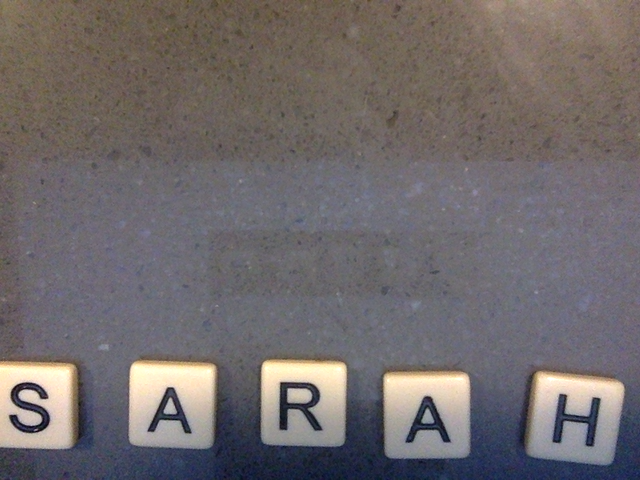
#> input picture flask/src/images/test_image_i.png, 640 x 480 px
$ python tester.py
#> lines starting #> are read from the running program, lines starting #| are printed output that depends on the picture; after the words box and inside, x2 and y2 are one past the last pixel; in counts of white or black regions, pixels touching at a corner belong together
#> in get_letters_from_image, img is the input picture: shape (480, 640, 3); mean B, G, R 107.6, 106.4, 112.5
### flask/src/recognize_text.py
import numpy as np
import cv2 as cv
import pytesseract
import math
import os
try:
    from src.utilities import get_file_path
    from src.transform import four_point_transform
except:
    from utilities import get_file_path
    from transform import four_point_transform
lower_case = 'abcdefghijklmnopqrstuvwxyz'
upper_case = 'ABCDEFGHIJKLMNOPQRSTUVWXYZ'
# tessdata_dir_config = '--psm 10 --oem 1 -c tessedit_char_whitelist=' + lower_case
tessdata_dir_config = '--psm 10 --oem 1 -c tessedit_char_whitelist=' + upper_case
# tessdata_dir_config = '--psm 10 --oem 1 -c tessedit_char_whitelist=' + upper_case + lower_case


def crop_and_simplify(img, rect):
    cropped = four_point_transform(img.copy(), rect)
    w = cropped.shape[0]
    h = cropped.shape[1]
    a = cropped[4:h-4, 4:w-4]
    gray = cv.split(cropped)[2]
    _retval, bin = cv.threshold(gray, 120, 255, cv.THRESH_BINARY)
    kernel = np.ones((1,1), np.uint8)
    b = cv.erode(bin, kernel, iterations=1)
    b = cv.merge([b, b, b])
    kernel = np.ones((3,3), np.uint8)
    c = cv.erode(bin, kernel, iterations=1)
    c = cv.merge([c, c, c])
    return [a, b, c]

def angle_cos(p0, p1, p2):
    d1, d2 = (p0-p1).astype('float'), (p2-p1).astype('float')
    return abs( np.dot(d1, d2) / np.sqrt( np.dot(d1, d1)*np.dot(d2, d2) ) )

def is_same_shape(a, b):
    from shapely.geometry import Polygon
    p1 = Polygon(a)
    p2 = Polygon(b)
    threshold = 0.4
    is_same_size = (p1.area / p2.area > threshold) and (p2.area / p1.area > threshold)
    return p1.intersects(p2) and is_same_size

def find_squares(img):
    # img = cv.GaussianBlur(img, (5, 5), 0)
    squares = []
    for gray in cv.split(img):
        for thrs in range(0, 255, 26):
            if thrs == 0:
                bin = cv.Canny(gray, 0, 50, apertureSize=5)
                bin = cv.dilate(bin, None)
            else:
                _retval, bin = cv.threshold(gray, thrs, 255, cv.THRESH_BINARY)
            contours, _hierarchy = cv.findContours(bin, cv.RETR_LIST, cv.CHAIN_APPROX_SIMPLE)
            for cnt in contours:
                cnt_len = cv.arcLength(cnt, True)
                cnt = cv.approxPolyDP(cnt, 0.02*cnt_len, True)
                if len(cnt) == 4 and cv.contourArea(cnt) > 1000 and cv.isContourConvex(cnt):
                    cnt = cnt.reshape(-1, 2)
                    max_cos = np.max([angle_cos( cnt[i], cnt[(i+1) % 4], cnt[(i+2) % 4] ) for i in range(4)])
                    # if max_cos < 0.1:
                    # if max_cos < 0.3:
                    if max_cos < 0.5:
                        is_duplicate = False
                        for square in squares:
                            is_duplicate = is_same_shape(square, cnt)
                            if is_duplicate:
                                break
                        if not is_duplicate:
                            squares.append(cnt)
#> this loop made 3 passes
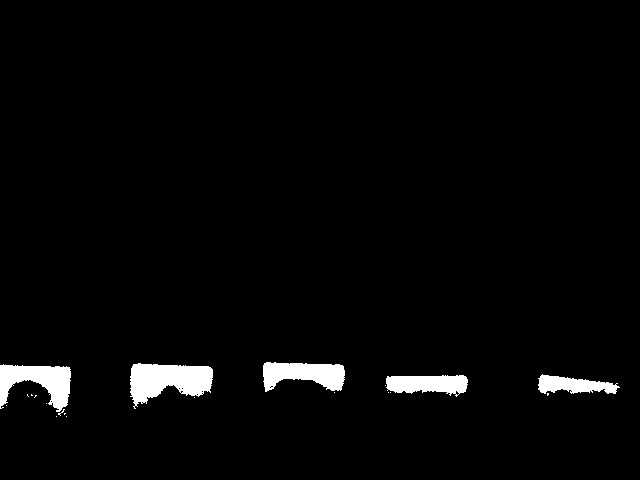
#> bin: shape (480, 640); 2.7% white; 20 white regions (15 under 20 px), largest, box (x1, y1, x2, y2) and area: (130, 363, 213, 409) 2409, (0, 364, 71, 412) 1895, (263, 362, 345, 392) 1670, (386, 375, 468, 397) 1317, (538, 374, 620, 394) 1000
#> after the loop, cnt = [[263, 365], [265, 391], [283, 378], [312, 379], [340, 390], [344, 379], [339, 364]]; is_duplicate = True; max_cos = 0.0916; squares = 6 items
    return squares


def read_letter(img, rect, save=False):
    images = crop_and_simplify(img, rect)
    for image in images:
        ocrText = pytesseract.image_to_string(image, config=tessdata_dir_config) #, config='-psm 6'
        ocrText = ocrText.strip()
        x1, y1 = rect[0]
        if len(ocrText) == 1:
            print(ocrText, (x1, y1))
            file_name = 'results/tiles_cropped_{0}_{1}.jpg'.format(x1, y1)
        else:
            file_name = 'results/tiles_cropped_{0}_{1}_bad.jpg'.format(x1, y1)
        # print(ocrText, x1)

        if save:
            pwd = os.path.dirname(os.path.abspath(__file__))
            file_name = pwd + '/' + file_name
            print('saving:', file_name),
            cv.putText(image, ocrText,(0,20),cv.FONT_HERSHEY_COMPLEX,0.7,(255,0,0),1,cv.LINE_AA)
            cv.imwrite(get_file_path(file_name), image)

        if len(ocrText) == 1:
            return ocrText, str(x1).zfill(3) + '_' + str(y1).zfill(3)
        #else:
        #    print('Trying again...')

def get_letters_from_image(img_path, debug=False):
    print('opening...', img_path)
    img = cv.imread(img_path)
    squares = find_squares(img)
#> squares = 6 items
    print(squares, len(squares), 'squares found')
#> (printed output is left out)
    letter_map = {}
    for square in squares[1:]:
        result = read_letter(img, square, save=debug)
        if result:
            letter_map[result[1]] = result[0]
#> this loop made 1 pass
#> square on pass 1: [[1, 361], [0, 447], [69, 448], [75, 367]]
#> pass 1, in four_point_transform, `warped = cv2.warpPerspective(image, M, (maxWidth, maxHeight))`:
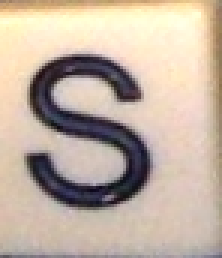
#> warped: shape (86, 74, 3) (shown 3 times larger); mean of channels 0, 1, 2 162.1, 177, 193.4; drawn as B, G, R
#> pass 1, in crop_and_simplify, `a = cropped[4:h-4, 4:w-4]`:
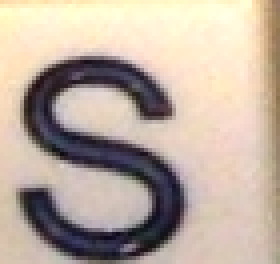
#> a: shape (66, 70, 3) (shown 4 times larger); mean of channels 0, 1, 2 159.8, 172.5, 187.8; drawn as B, G, R
#> pass 1, in crop_and_simplify, `gray = cv.split(cropped)[2]`:
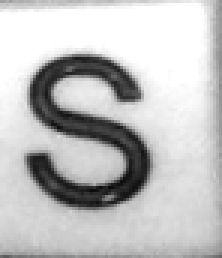
#> gray: shape (86, 74) (shown 3 times larger); min 12, max 255, mean 193.4
#> pass 1, in crop_and_simplify, `_retval, bin = cv.threshold(gray, 120, 255, cv.THRESH_BINARY)`:
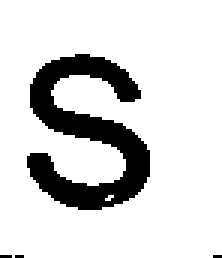
#> bin: shape (86, 74) (shown 3 times larger); 84.2% white; 4 black regions (3 under 20 px), largest, box (x1, y1, x2, y2) and area: (9, 18, 50, 70) 994
#> after the loop, letter_map = 0 items
    letters = []
    for key in sorted(letter_map.keys()) :
        letters.append(letter_map[key])
    if debug:
        cv.drawContours( img, squares, -1, (255, 30, 0), 3 )
        pwd = os.path.dirname(os.path.abspath(__file__))
        file_name = pwd + '/' + "results/tiles_outlined.jpg"
        cv.imwrite(file_name, img)
    print(letter_map)
    return letters

### flask/src/transform.py
import cv2
import numpy as np

def order_points(pts):
	rect = np.zeros((4, 2), dtype = "float32")

	s = pts.sum(axis = 1)
	rect[0] = pts[np.argmin(s)]
	rect[2] = pts[np.argmax(s)]

	diff = np.diff(pts, axis = 1)
	rect[1] = pts[np.argmin(diff)]
	rect[3] = pts[np.argmax(diff)]

	return rect

def four_point_transform(image, pts):
	# obtain a consistent order of the points and unpack them
	# individually
	rect = order_points(pts)
	(tl, tr, br, bl) = rect
	# compute the width of the new image, which will be the
	# maximum distance between bottom-right and bottom-left
	# x-coordiates or the top-right and top-left x-coordinates
	widthA = np.sqrt(((br[0] - bl[0]) ** 2) + ((br[1] - bl[1]) ** 2))
	widthB = np.sqrt(((tr[0] - tl[0]) ** 2) + ((tr[1] - tl[1]) ** 2))
	maxWidth = max(int(widthA), int(widthB))
	# compute the height of the new image, which will be the
	# maximum distance between the top-right and bottom-right
	# y-coordinates or the top-left and bottom-left y-coordinates
	heightA = np.sqrt(((tr[0] - br[0]) ** 2) + ((tr[1] - br[1]) ** 2))
	heightB = np.sqrt(((tl[0] - bl[0]) ** 2) + ((tl[1] - bl[1]) ** 2))
	maxHeight = max(int(heightA), int(heightB))
	# now that we have the dimensions of the new image, construct
	# the set of destination points to obtain a "birds eye view",
	# (i.e. top-down view) of the image, again specifying points
	# in the top-left, top-right, bottom-right, and bottom-left
	# order
	dst = np.array([
		[0, 0],
		[maxWidth - 1, 0],
		[maxWidth - 1, maxHeight - 1],
		[0, maxHeight - 1]], dtype = "float32")
	# compute the perspective transform matrix and then apply it
	M = cv2.getPerspectiveTransform(rect, dst)
	warped = cv2.warpPerspective(image, M, (maxWidth, maxHeight))
	# return the warped image
	return warped

### flask/src/utilities.py
# [14 lines left out: functions get_file_path, get_text_from_image_from_file, not called in this run]

### flask/src/tester.py
from recognize_text import get_letters_from_image
from utilities import get_file_path
# image_path = get_file_path('images/tiles.png')
# image_path = get_file_path('images/christy1.jpg')
image_path = get_file_path('images/letters_2.jpg')
# image_path = get_file_path('images/letters_3.jpg')
image_path = get_file_path('images/test_image_i.png')
# letters = get_letters_from_image(image_path, debug=True)
#> (the run stopped early here; a loop or call above may not have finished)
